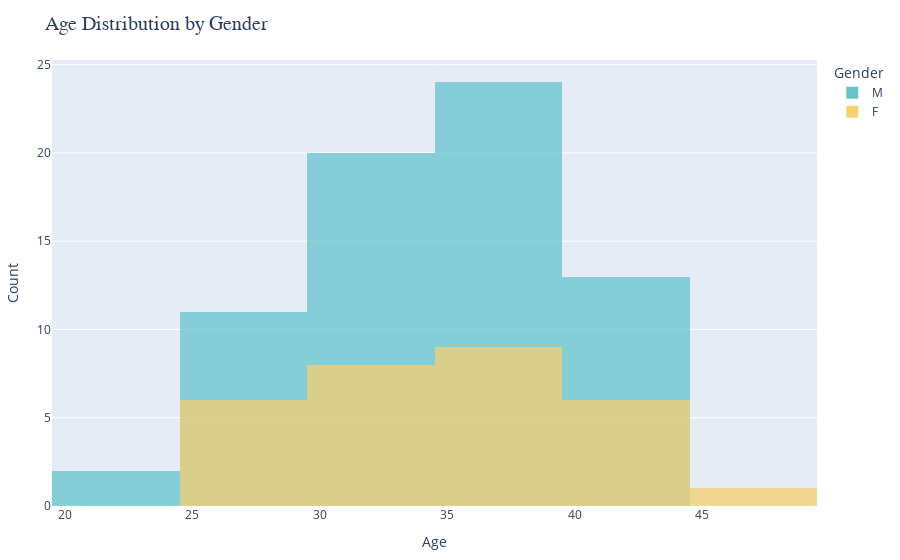
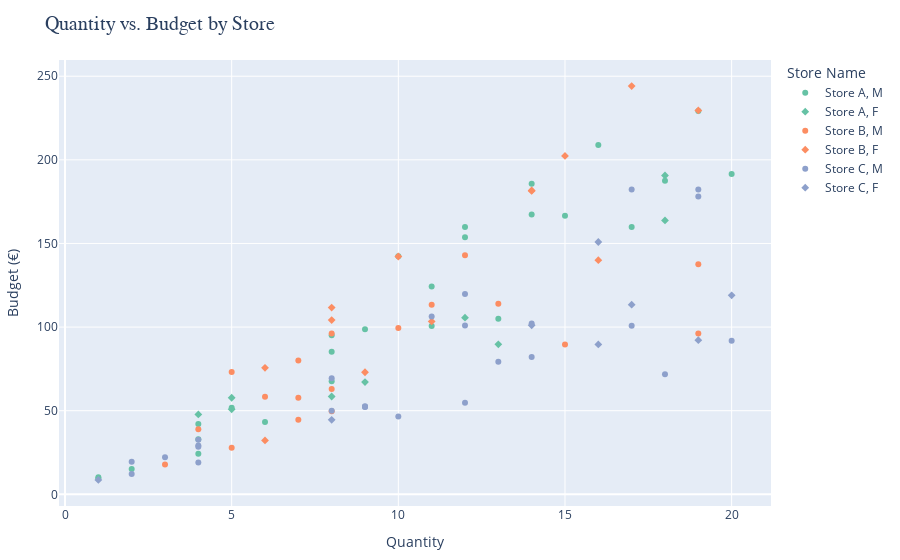
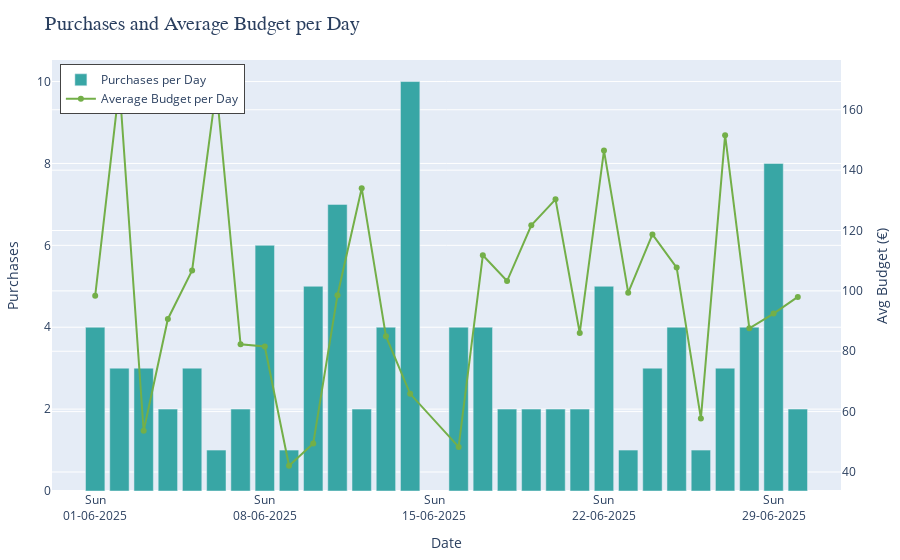
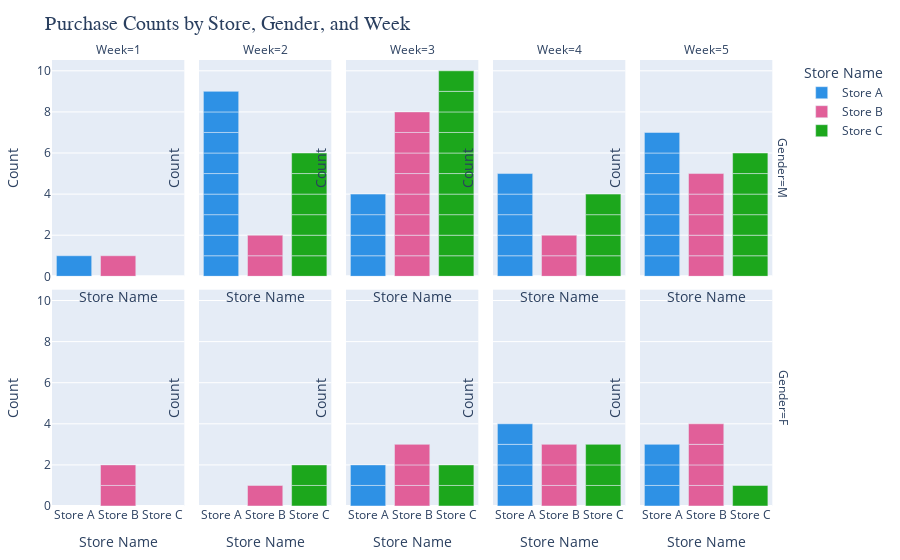

The code cell stored with these charts, in order, in its notebook:
### Markdown cell above
In a single Jupyter cell, write Python code using Plotly (not matplotlib or seaborn) that:

Re-loads the existing output.csv (from our previous step) with pandas, parsing the Date of Purchase column as timezone-aware datetime in Europe/Athens.
Generates four interactive charts in separate code cells, always using non-default Plotly color palettes (no hard-coding of colors), and with custom hover templates:
Age distribution histogram (Age) with 12 bins, overlaying male vs. female distributions.
Quantity vs. Budget scatter plot, with a hover display of “Name Surname – Store Name – Date of Purchase” in ISO format.
Time series line chart showing “Purchases per Day” on the primary y-axis, and “Average Budget per Day” on the secondary y-axis.
Faceted bar chart of purchase counts by Store Name, faceted by gender in rows and by calendar week (Week 1…Week 5) in columns.
Finally, create a  a 2×2 subplot grid where:
The first three panels embed the histogram, the scatter plot, and the time series line chart.
The fourth panel is a sunburst chart drilled down as: gender → store → weekday vs. weekend.
All charts must:
Use fig.update_layout(margin=…, title_font=…) so titles don’t get clipped.
Use fig.update_xaxes or fig.update_yaxes for proper date formatting (weekday names, “DD-MM-YYYY”).
Be responsive: if you resize the notebook window, the facets and subplots reflow appropriately.
Additionally:
Initialize random.seed(42) and np.random.seed(42) in case any sampling is demonstrated (e.g. for annotations).
Include a brief Markdown comment above each cell explaining what the chart shows and the business insight it conveys.
In the final Markdown cell, assert that “all charts render without exception and remain fully interactive.”


Use plotly.subplots.make_subplots with shared_xaxes=True, shared_yaxes=False. Add a dropdown menu (updatemenus) to filter the sunburst chart by store.

This will push the LLM on parsing timezones, custom hover templates, dual axes, facets, subplots, responsive layouts, interactive widgets, and in-notebook documentation

### Code cell
# 1. Age distribution histogram (overlay male/female, 12 bins, custom palette, hover)
# 2. Quantity vs. Budget scatter (custom hover, palette)
# 3. Time series: Purchases/day (primary), Avg Budget/day (secondary)
# 4. Faceted bar: Store Name, facet by Gender (row), Week (col)
# 5. 2x2 subplot: histogram, scatter, time series, sunburst (gender→store→daytype), dropdown to filter sunburst by store

import plotly.express as px
import plotly.graph_objects as go
from plotly.subplots import make_subplots
import pandas as pd
import numpy as np
import random

# Ensure reproducibility for any sampling
random.seed(42)
np.random.seed(42)

# --- 1. Age distribution histogram ---
# (Overlay male/female, 12 bins, non-default palette, custom hover)
#display_markdown("**Age distribution histogram:**<br>This chart overlays the age distribution of male and female customers, helping identify demographic skews and target segments.", raw=True)
fig_hist = px.histogram(
    df_plot,
    x="Age",
    color="Gender",
    nbins=12,
    barmode="overlay",
    color_discrete_sequence=px.colors.qualitative.Pastel,
    hover_data=["Name", "Surname", "Store Name"],
    opacity=0.75
)
fig_hist.update_traces(
    hovertemplate="<b>%{customdata[0]} %{customdata[1]}</b><br>Store: %{customdata[2]}<br>Age: %{x}<br>Count: %{y}"
)
fig_hist.update_layout(
    title="Age Distribution by Gender",
    margin=dict(l=40, r=40, t=60, b=40),
    title_font=dict(size=20, family="Arial"),
    legend_title_text="Gender"
)
fig_hist.update_xaxes(title="Age")
fig_hist.update_yaxes(title="Count")
fig_hist.show()

# --- 2. Quantity vs. Budget scatter plot ---
#display_markdown("**Quantity vs. Budget scatter plot:**<br>Each point is a purchase. Hover to see full customer, store, and timestamp. Reveals spending patterns and outliers.", raw=True)
fig_scatter = px.scatter(
    df_plot,
    x="Quantity",
    y="Budget",
    color="Store Name",
    color_discrete_sequence=px.colors.qualitative.Set2,
    hover_data=["Name", "Surname", "Store Name", "Date of Purchase"],
    symbol="Gender"
)
fig_scatter.update_traces(
    hovertemplate="<b>%{customdata[0]} %{customdata[1]}</b><br>Store: %{customdata[2]}<br>Date: %{customdata[3]|%Y-%m-%dT%H:%M:%S%z}<br>Quantity: %{x}<br>Budget: %{y}"
)
fig_scatter.update_layout(
    title="Quantity vs. Budget by Store",
    margin=dict(l=40, r=40, t=60, b=40),
    title_font=dict(size=20, family="Arial"),
    legend_title_text="Store Name"
)
fig_scatter.update_xaxes(title="Quantity")
fig_scatter.update_yaxes(title="Budget (€)")
fig_scatter.show()

# --- 3. Time series: Purchases per Day & Avg Budget per Day ---
#display_markdown("**Purchases per Day & Average Budget per Day:**<br>Primary axis: number of purchases. Secondary: average budget. Shows sales trends and spending power over time.", raw=True)
df_daily = df_plot.groupby(df_plot['Date of Purchase'].dt.date).agg(
    Purchases=('Budget', 'count'),
    AvgBudget=('Budget', 'mean')
).reset_index()
fig_time = go.Figure()
fig_time.add_trace(go.Bar(
    x=df_daily['Date of Purchase'],
    y=df_daily['Purchases'],
    name="Purchases per Day",
    marker_color=px.colors.qualitative.Prism[2],
    hovertemplate="Date: %{x|%A, %d-%m-%Y}<br>Purchases: %{y}"
))
fig_time.add_trace(go.Scatter(
    x=df_daily['Date of Purchase'],
    y=df_daily['AvgBudget'],
    name="Average Budget per Day",
    yaxis="y2",
    mode="lines+markers",
    marker_color=px.colors.qualitative.Prism[4],
    hovertemplate="Date: %{x|%A, %d-%m-%Y}<br>Avg Budget: %{y:.2f} €"
))
fig_time.update_layout(
    title="Purchases and Average Budget per Day",
    margin=dict(l=40, r=40, t=60, b=40),
    title_font=dict(size=20, family="Arial"),
    yaxis=dict(title="Purchases"),
    yaxis2=dict(title="Avg Budget (€)", overlaying="y", side="right"),
    legend=dict(x=0.01, y=0.99, borderwidth=1)
)
fig_time.update_xaxes(
    title="Date",
    tickformat="%a\n%d-%m-%Y"
)
fig_time.show()

# --- 4. Faceted bar: Store Name, facet by Gender (row), Week (col) ---
#display_markdown("**Purchase counts by Store, faceted by Gender and Week:**<br>Shows how store popularity varies by gender and week. Useful for campaign timing and targeting.", raw=True)
fig_facet = px.bar(
    df_plot,
    x="Store Name",
    color="Store Name",
    color_discrete_sequence=px.colors.qualitative.Dark24,
    facet_row="Gender",
    facet_col="Week",
    category_orders={"Week": list(range(1, 6)), "Gender": ["M", "F"]},
    hover_data=["Name", "Surname", "Date of Purchase"]
)
fig_facet.update_traces(
    hovertemplate="<b>%{customdata[0]} %{customdata[1]}</b><br>Date: %{customdata[2]|%d-%m-%Y %H:%M}<br>Store: %{x}<br>Count: %{y}"
)
fig_facet.update_layout(
    title="Purchase Counts by Store, Gender, and Week",
    margin=dict(l=40, r=40, t=60, b=40),
    title_font=dict(size=20, family="Arial"),
    legend_title_text="Store Name"
)
fig_facet.for_each_xaxis(lambda ax: ax.update(title="Store Name"))
fig_facet.for_each_yaxis(lambda ax: ax.update(title="Count"))
fig_facet.update_xaxes(tickangle=0)
fig_facet.show()

# --- 5. 2x2 subplot grid: histogram, scatter, time series, sunburst ---
#display_markdown("**Composite dashboard:**<br>First three panels: histogram, scatter, time series. Fourth: sunburst (gender→store→weekday/weekend), with dropdown to filter by store. All charts are interactive and responsive.", raw=True)

from plotly.subplots import make_subplots

# Sunburst data
sunburst_df = df_plot.copy()
sunburst_df['DayType'] = np.where(sunburst_df['Date of Purchase'].dt.weekday < 5, 'Weekday', 'Weekend')

def make_sunburst(store_filter=None):
    d = sunburst_df if store_filter is None else sunburst_df[sunburst_df['Store Name'] == store_filter]
    return go.Sunburst(
        labels=d['Gender'] + " - " + d['Store Name'] + " - " + d['DayType'],
        parents=np.where(d['DayType'].notnull(), d['Gender'] + " - " + d['Store Name'], ""),
        ids=d['Gender'] + "|" + d['Store Name'] + "|" + d['DayType'],
        values=[1]*len(d),
        branchvalues="total",
        hovertemplate="<b>%{label}</b><br>Count: %{value}<extra></extra>",
        maxdepth=3
    )

stores = df_plot['Store Name'].unique().tolist()
sunburst_traces = [make_sunburst(None)] + [make_sunburst(s) for s in stores]
sunburst_buttons = [
    dict(label="All Stores", method="update", args=[{"visible": [True]+[False]*len(stores)}, {"title": "Sunburst: All Stores"}])
] + [
    dict(label=s, method="update", args=[{"visible": [False if i!=j+1 else True for i in range(len(stores)+1)]}, {"title": f"Sunburst: {s}"}])
    for j, s in enumerate(stores)
]

# Create subplots
fig_dash = make_subplots(
    rows=2, cols=2,
    subplot_titles=("Age Histogram", "Quantity vs. Budget", "Purchases & Avg Budget", "Sunburst: Gender→Store→DayType"),
    shared_xaxes=True, shared_yaxes=False,
    vertical_spacing=0.12, horizontal_spacing=0.08
)

# Panel 1: Histogram
for trace in fig_hist.data:
    fig_dash.add_trace(trace, row=1, col=1)
# Panel 2: Scatter
for trace in fig_scatter.data:
    fig_dash.add_trace(trace, row=1, col=2)
# Panel 3: Time series
for trace in fig_time.data:
    fig_dash.add_trace(trace, row=2, col=1)
# Panel 4: Sunburst (all stores + one per store, only one visible at a time)
for i, trace in enumerate(sunburst_traces):
    fig_dash.add_trace(trace.update(visible=(i==0)), row=2, col=2)

# Dropdown for sunburst
fig_dash.update_layout(
    updatemenus=[dict(
        type="dropdown",
        direction="down",
        x=0.82, y=0.48,
        showactive=True,
        buttons=sunburst_buttons,
        pad={"r": 10, "t": 10}
    )],
    margin=dict(l=40, r=40, t=80, b=40),
    title_font=dict(size=22, family="Arial"),
    height=900
)
# Axis formatting
fig_dash.update_xaxes(title_text="Age", row=1, col=1)
fig_dash.update_yaxes(title_text="Count", row=1, col=1)
fig_dash.update_xaxes(title_text="Quantity", row=1, col=2)
fig_dash.update_yaxes(title_text="Budget (€)", row=1, col=2)
fig_dash.update_xaxes(title_text="Date", tickformat="%a\n%d-%m-%Y", row=2, col=1)
fig_dash.update_yaxes(title_text="Purchases", row=2, col=1)
fig_dash.update_yaxes(title_text="Avg Budget (€)", row=2, col=1, secondary_y=True)
fig_dash.update_layout(
    title="Interactive Sales Dashboard",
    legend=dict(x=0.01, y=0.99, borderwidth=1),
    autosize=True
)
fig_dash.show()
